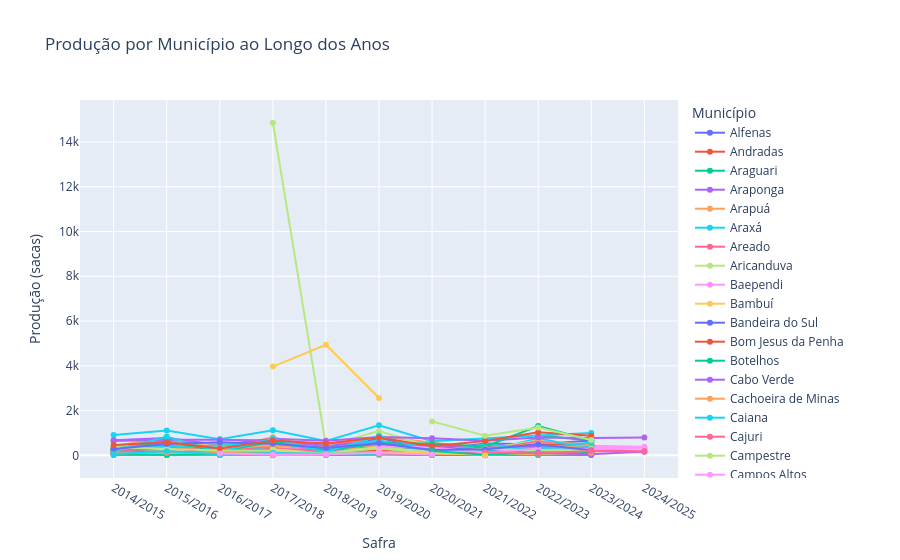

The notebook cell this image was saved under:
### Code cell
fig = px.line(
    df_safra_municipios,
    x="safra",
    y="14_producao_sacas",
    color="municipio_fazenda",
    markers=True,
    title="Produção por Município ao Longo dos Anos"
)

fig.update_layout(
    xaxis_title="Safra",
    yaxis_title="Produção (sacas)",
    legend_title="Município",
    hovermode="x unified"
)

fig.update_xaxes(categoryorder='array', categoryarray=safras)

fig.show()
